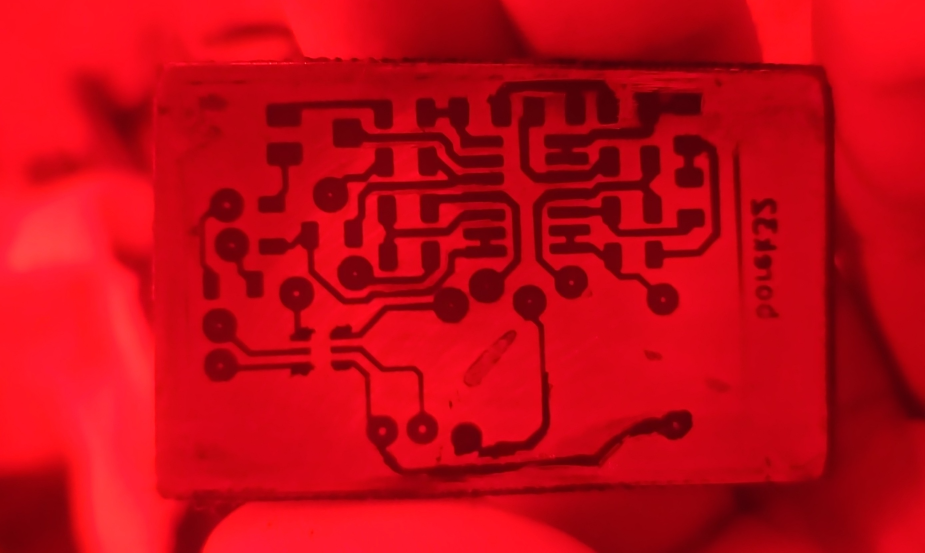
#> input picture hardware/homefab_mic_adc_pcb/photos/20260716_early_defective_uv_trial.jpg, 2773 x 1658 px (shown at 1/3 size)
$ python build_report_figures.py
#> lines starting #> are read from the running program, lines starting #| are printed output that depends on the picture; pictures that were not available may be replaced by others from this repository, and a replacement may not be noted
#!/usr/bin/env python3
"""Build deterministic, metadata-free report figures for the home-fab PCB."""

from __future__ import annotations

import hashlib
from pathlib import Path

from PIL import Image, ImageDraw, ImageFont, ImageOps


ROOT = Path(__file__).resolve().parents[1]
OUT = Path(__file__).resolve().parent / "derived"
PHOTOS = ROOT / "photos"
KICAD = ROOT / "kicad" / "evidence"
FONT_PATH = Path("DejaVuSans.ttf")
FONT_BOLD_PATH = Path("DejaVuSans-Bold.ttf")


def font(size: int, bold: bool = False) -> ImageFont.FreeTypeFont:
    path = FONT_BOLD_PATH if bold else FONT_PATH
    return ImageFont.truetype(str(path), size=size)


def load_rgb(path: Path) -> Image.Image:
    with Image.open(path) as source:
#> source is the input picture: PIL image 2773x1658 RGB; mean R, G, B 194.5, 8.1, 21.4
        return ImageOps.exif_transpose(source).convert("RGB")


def labeled_pair(
    left_path: Path,
    left_crop: tuple[int, int, int, int],
    left_label: str,
    right_path: Path,
    right_crop: tuple[int, int, int, int],
    right_label: str,
    output: Path,
    cell_size: tuple[int, int] = (1200, 760),
) -> None:
    left = ImageOps.fit(load_rgb(left_path).crop(left_crop), cell_size, Image.Resampling.LANCZOS)
    right = ImageOps.fit(load_rgb(right_path).crop(right_crop), cell_size, Image.Resampling.LANCZOS)
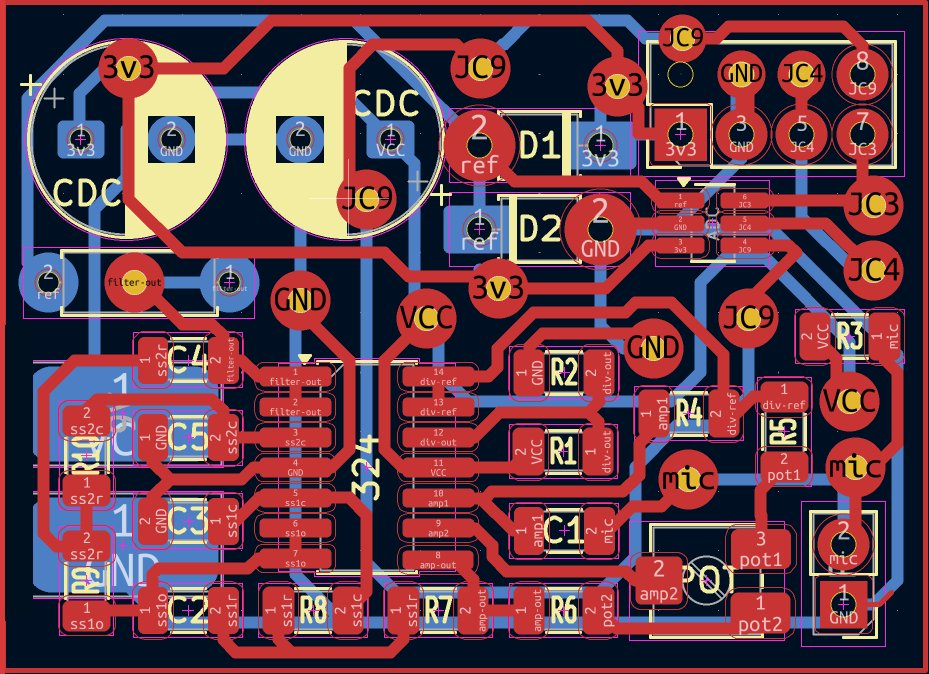
#> input picture hardware/homefab_mic_adc_pcb/report_assets/derived/homefab_all_layers_working_view.png, 929 x 674 px, given in place of 20260819_172806.jpg, which was not available
#> in load_rgb, source is the input picture: PIL image 929x674 RGB; mean R, G, B 105.2, 62.6, 73.3
    gap = 20
    label_h = 72
    canvas = Image.new("RGB", (cell_size[0] * 2 + gap, cell_size[1] + label_h), "white")
#> canvas: PIL image 2420x832 RGB; every value is 255
    canvas.paste(left, (0, label_h))
    canvas.paste(right, (cell_size[0] + gap, label_h))
    draw = ImageDraw.Draw(canvas)
    title_font = font(34, bold=True)
    draw.text((24, 17), left_label, fill="#111111", font=title_font)
    draw.text((cell_size[0] + gap + 24, 17), right_label, fill="#111111", font=title_font)
    canvas.save(output, format="PNG", optimize=True)
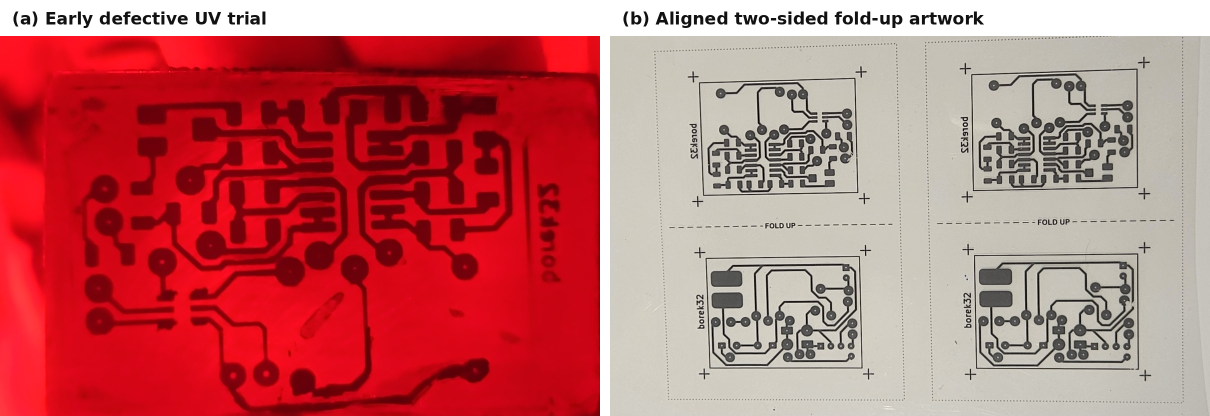
#> input picture hardware/homefab_mic_adc_pcb/report_assets/derived/homefab_development_progression.png, 2420 x 832 px, given in place of mfcc_homefab_named_nets_cropped.png, which was not available (shown at 1/2 size)
#> in load_rgb, source is the input picture: PIL image 2420x832 RGB; mean R, G, B 192, 107.4, 109.1


def build_kicad_assets(layer_output: Path, all_layers_output: Path) -> None:
    crop_box = (74, 75, 1019, 766)
    fcu = load_rgb(KICAD / "report_views" / "pcb_named_nets_top_copper.png").crop(crop_box)
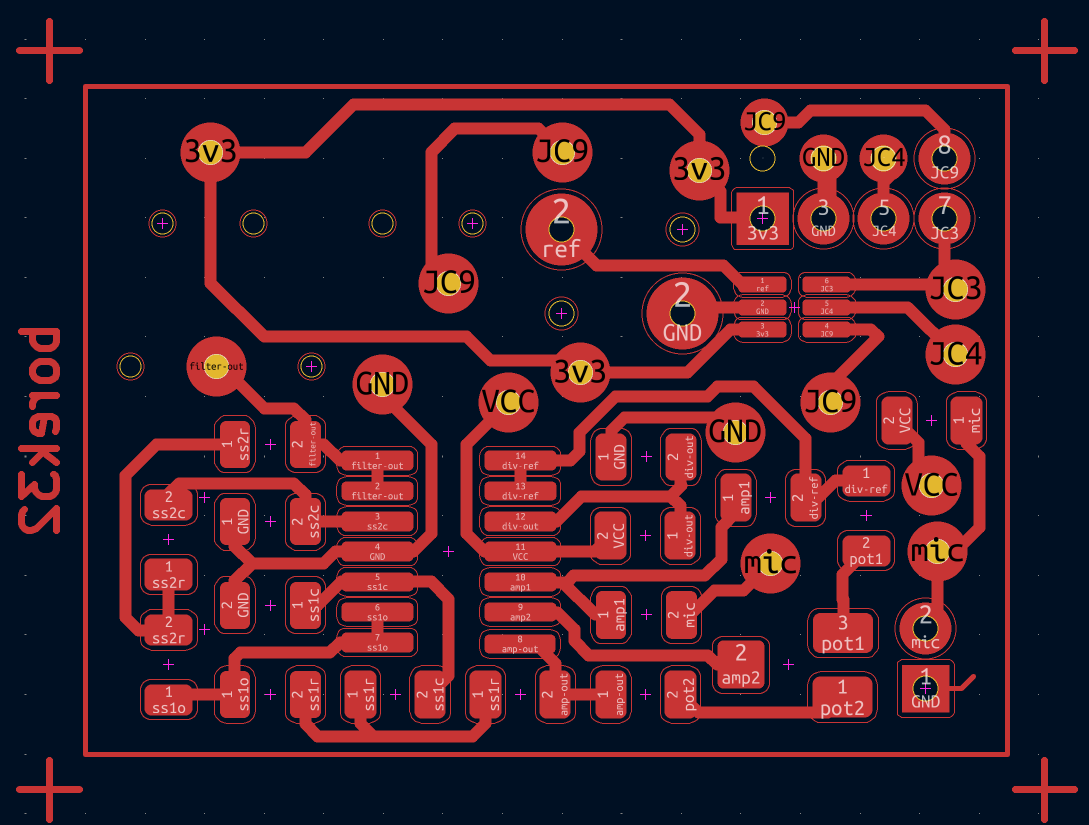
#> input picture hardware/homefab_mic_adc_pcb/kicad/evidence/report_views/pcb_named_nets_top_copper.png, 1089 x 825 px
#> in load_rgb, source is the input picture: PIL image 1089x825 RGB; mean R, G, B 52.6, 27.6, 40.5
    bcu = load_rgb(KICAD / "report_views" / "pcb_named_nets_bottom_copper.png").crop(crop_box)
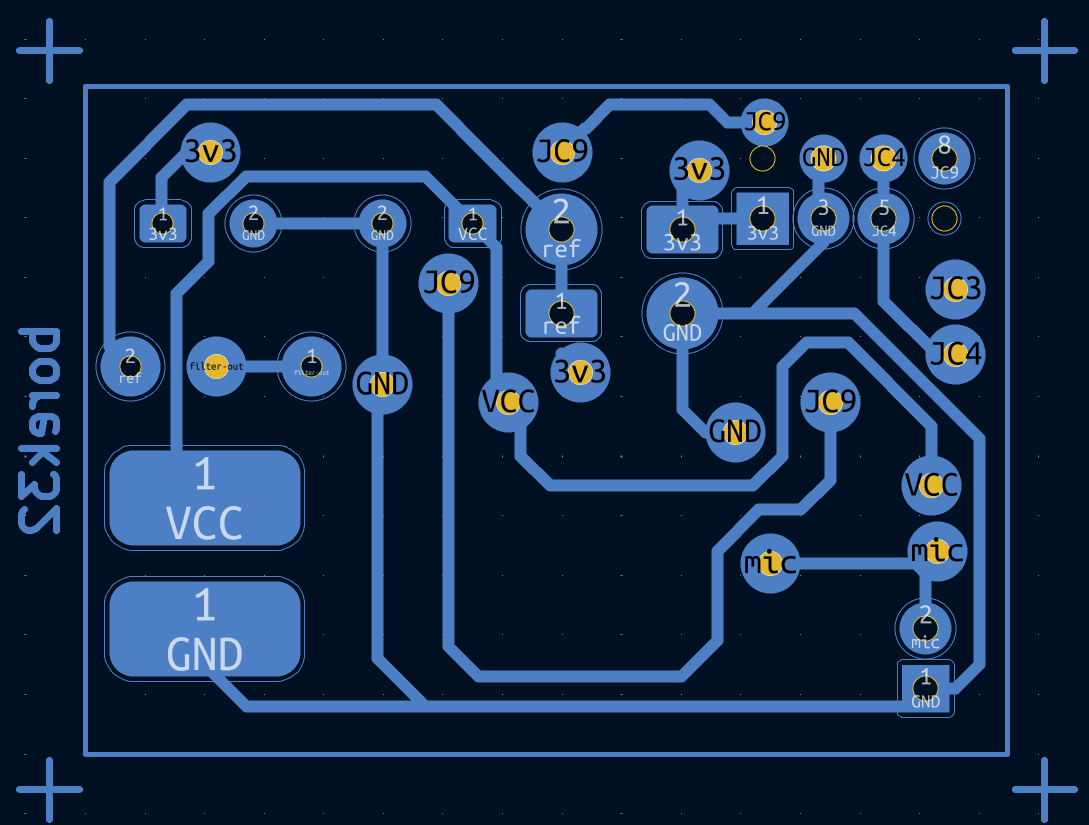
#> input picture hardware/homefab_mic_adc_pcb/kicad/evidence/report_views/pcb_named_nets_bottom_copper.png, 1089 x 825 px
#> in load_rgb, source is the input picture: PIL image 1089x825 RGB; mean R, G, B 19.6, 42.2, 70.5

    full_w = fcu.width + bcu.width
#> full_w = 1890
    label_h = 64
    canvas_h = label_h + fcu.height
#> canvas_h = 755
    canvas = Image.new("RGB", (full_w, canvas_h), "#00101f")
#> canvas: PIL image 1890x755 RGB
    draw = ImageDraw.Draw(canvas)
    label_font = font(34, bold=True)

    draw.text((24, 13), "(a) F.Cu component-side routing", fill="white", font=label_font)
    draw.text((fcu.width + 24, 13), "(b) B.Cu underside routing", fill="white", font=label_font)
    canvas.paste(fcu, (0, label_h))
    canvas.paste(bcu, (fcu.width, label_h))
    canvas.save(layer_output, format="PNG", optimize=True)

    all_layers = load_rgb(
        KICAD / "report_views" / "pcb_named_nets_all_layers.png"
    ).crop((82, 84, 1011, 758))
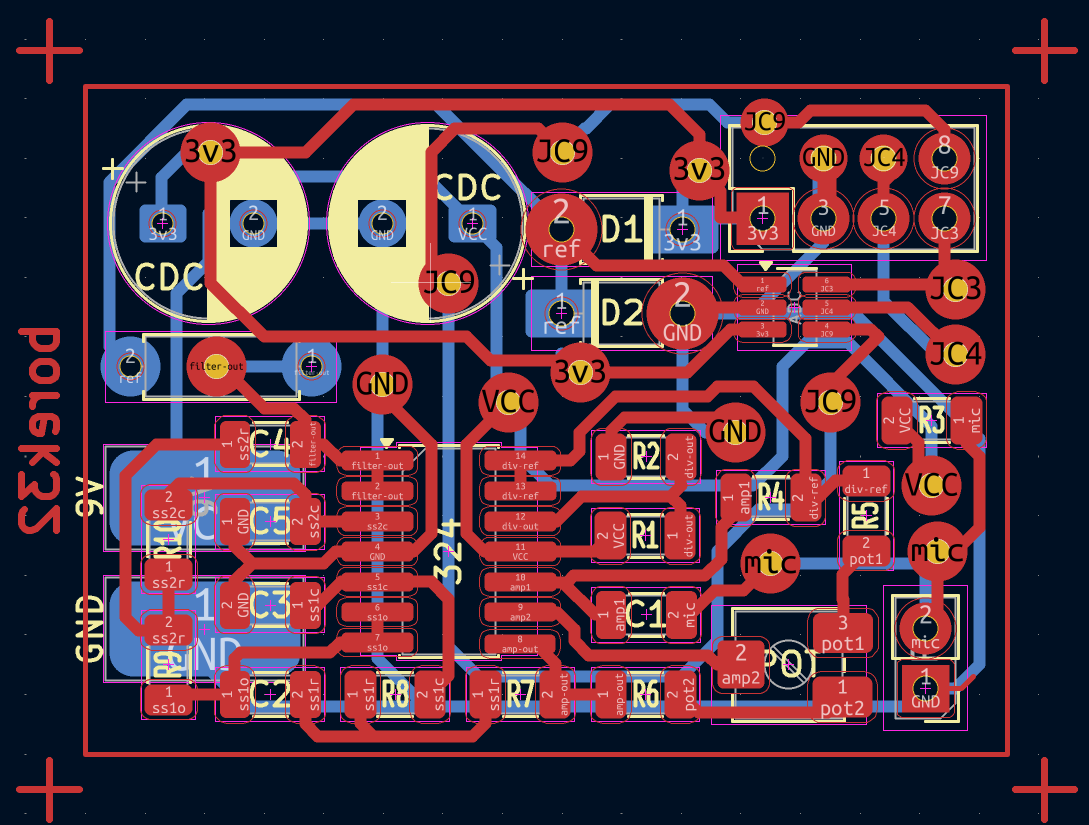
#> input picture hardware/homefab_mic_adc_pcb/kicad/evidence/report_views/pcb_named_nets_all_layers.png, 1089 x 825 px
#> in load_rgb, source is the input picture: PIL image 1089x825 RGB; mean R, G, B 75.2, 49.1, 62.3
    all_layers_draw = ImageDraw.Draw(all_layers)
    # The working screenshot contains two oversized footprint-value fragments
    # outside the left board edge. Remove only that editor clutter and redraw
    # the visible board boundary; the copper, pads, vias, and net labels remain
    # unchanged.
    all_layers_draw.rectangle((0, 325, 32, 620), fill="#00101f")
    all_layers_draw.line((2, 0, 2, all_layers.height - 1), fill="#d93a3a", width=5)
    all_layers.save(all_layers_output, format="PNG", optimize=True)


def copy_without_metadata(source: Path, output: Path) -> None:
    image = load_rgb(source)
    image.save(output, format="PNG", optimize=True)


def crop_without_metadata(source: Path, crop_box: tuple[int, int, int, int], output: Path) -> None:
    image = load_rgb(source).crop(crop_box)
    image.save(output, format="PNG", optimize=True)


def sha256(path: Path) -> str:
    digest = hashlib.sha256()
    with path.open("rb") as handle:
        for chunk in iter(lambda: handle.read(1024 * 1024), b""):
            digest.update(chunk)
    return digest.hexdigest()


def main() -> None:
    OUT.mkdir(parents=True, exist_ok=True)

    labeled_pair(
        PHOTOS / "20260716_early_defective_uv_trial.jpg",
        (300, 20, 2480, 1480),
        "(a) Early defective UV trial",
        PHOTOS / "20260819_172806.jpg",
        (180, 0, 2420, 1456),
        "(b) Aligned two-sided fold-up artwork",
        OUT / "homefab_development_progression.png",
    )

    copy_without_metadata(
        KICAD / "schematic_render" / "mfcc_homefab_named_nets_cropped.png",
        OUT / "homefab_reconciled_schematic.png",
    )

    build_kicad_assets(
        OUT / "homefab_named_net_layers.png",
        OUT / "homefab_all_layers_working_view.png",
    )

    labeled_pair(
        PHOTOS / "20260819_192143.jpg",
        (320, 200, 1960, 1270),
        "(a) Component side",
        PHOTOS / "20260819_192240.jpg",
        (200, 220, 1750, 1230),
        "(b) Solder and interconnect side",
        OUT / "homefab_final_board_sides.png",
    )
#> call 2 of labeled_pair, with left_crop = (320, 200, 1960, 1270), left_label = '(a) Component side', right_crop = (200, 220, 1750, 1230), right_label = '(b) Solder and interconnect side', cell_size = (1200, 760)
#> in labeled_pair (call 2), `left = ImageOps.fit(load_rgb(left_path).crop(left_crop), cell_size, Im..`:
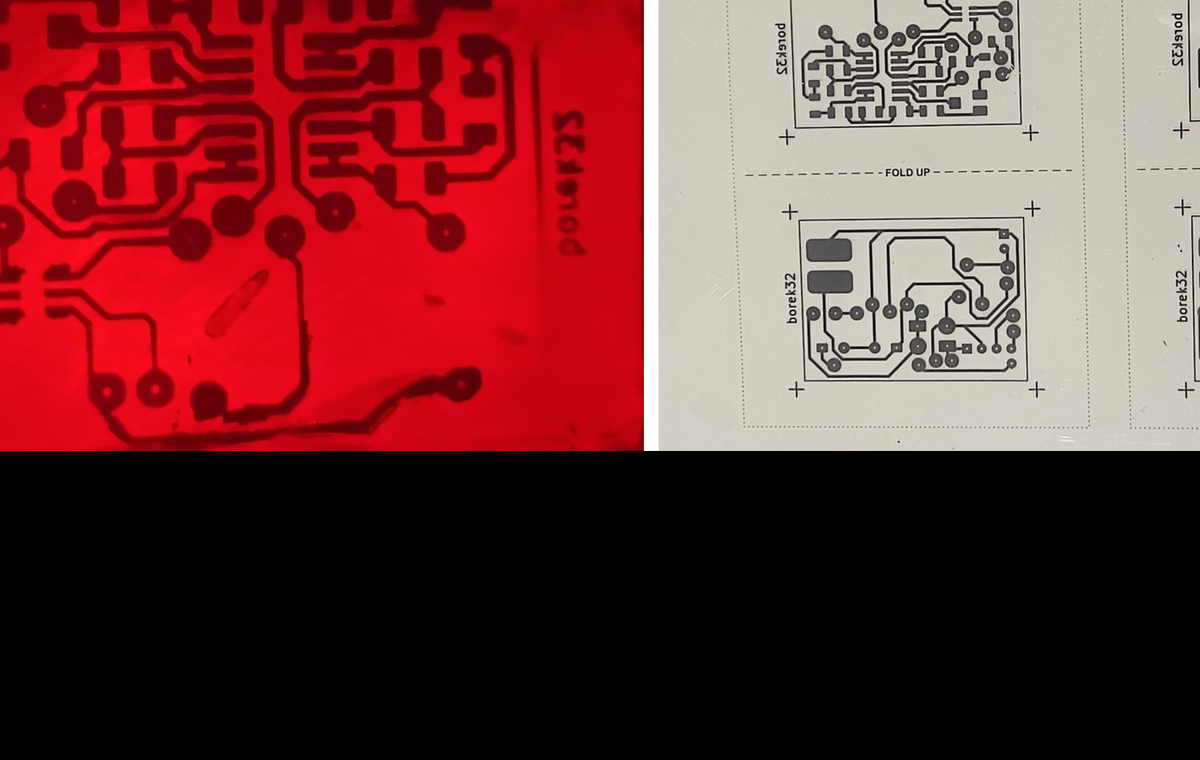
#> left: PIL image 1200x760 RGB; mean R, G, B 112, 53.5, 55.2

    crop_without_metadata(
        PHOTOS / "20260819_190726_operating_on_basys3.jpg",
        (1200, 100, 4000, 1450),
        OUT / "homefab_operating_on_basys3.png",
    )

    outputs = sorted(OUT.glob("*.png"))
    checksum_path = OUT / "SHA256SUMS"
    checksum_path.write_text(
        "".join(f"{sha256(path)}  {path.name}\n" for path in outputs),
        encoding="utf-8",
    )
    for path in outputs:
        with Image.open(path) as image:
            print(f"{path.name}: {image.width}x{image.height}")


if __name__ == "__main__":
#> (the run stopped early here; a loop or call above may not have finished)
